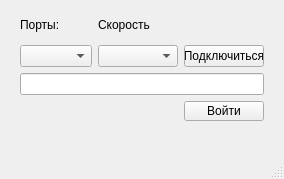
<?xml version="1.0" encoding="UTF-8"?>
<ui version="4.0">
 <class>ConnectWindow</class>
 <widget class="QMainWindow" name="ConnectWindow">
  <property name="geometry">
   <rect>
    <x>0</x>
    <y>0</y>
    <width>284</width>
    <height>179</height>
   </rect>
  </property>
  <property name="sizePolicy">
   <sizepolicy hsizetype="Fixed" vsizetype="Preferred">
    <horstretch>0</horstretch>
    <verstretch>0</verstretch>
   </sizepolicy>
  </property>
  <property name="windowTitle">
   <string>MainWindow</string>
  </property>
  <property name="windowIcon">
   <iconset>
    <normaloff>logo.JPG</normaloff>logo.JPG</iconset>
  </property>
  <widget class="QWidget" name="centralwidget">
   <widget class="QWidget" name="layoutWidget">
    <property name="geometry">
     <rect>
      <x>20</x>
      <y>10</y>
      <width>244</width>
      <height>128</height>
     </rect>
    </property>
    <layout class="QVBoxLayout" name="verticalLayout">
     <item>
      <layout class="QGridLayout" name="gridLayout">
       <item row="0" column="3" colspan="2">
        <spacer name="horizontalSpacer_2">
         <property name="orientation">
          <enum>Qt::Horizontal</enum>
         </property>
         <property name="sizeHint" stdset="0">
          <size>
           <width>88</width>
           <height>17</height>
          </size>
         </property>
        </spacer>
       </item>
       <item row="1" column="0">
        <widget class="QComboBox" name="portNameComboBox"/>
       </item>
       <item row="1" column="1" colspan="3">
        <widget class="QComboBox" name="baudRateComboBox"/>
       </item>
       <item row="1" column="4">
        <widget class="QPushButton" name="connectBtn">
         <property name="text">
          <string>Подключиться</string>
         </property>
        </widget>
       </item>
       <item row="0" column="0">
        <widget class="QLabel" name="comsLabel">
         <property name="text">
          <string>Порты:</string>
         </property>
        </widget>
       </item>
       <item row="0" column="1" colspan="2">
        <widget class="QLabel" name="baudRateLabel">
         <property name="text">
          <string>Скорость</string>
         </property>
        </widget>
       </item>
      </layout>
     </item>
     <item>
      <widget class="QLineEdit" name="password"/>
     </item>
     <item>
      <layout class="QHBoxLayout" name="LogInLayout">
       <property name="spacing">
        <number>6</number>
       </property>
       <property name="sizeConstraint">
        <enum>QLayout::SetDefaultConstraint</enum>
       </property>
       <property name="bottomMargin">
        <number>17</number>
       </property>
       <item>
        <spacer name="horizontalSpacer">
         <property name="orientation">
          <enum>Qt::Horizontal</enum>
         </property>
         <property name="sizeHint" stdset="0">
          <size>
           <width>40</width>
           <height>20</height>
          </size>
         </property>
        </spacer>
       </item>
       <item>
        <widget class="QPushButton" name="logInBtn">
         <property name="maximumSize">
          <size>
           <width>16777215</width>
           <height>20</height>
          </size>
         </property>
         <property name="text">
          <string>Войти</string>
         </property>
        </widget>
       </item>
      </layout>
     </item>
    </layout>
   </widget>
  </widget>
  <widget class="QMenuBar" name="menubar">
   <property name="geometry">
    <rect>
     <x>0</x>
     <y>0</y>
     <width>284</width>
     <height>21</height>
    </rect>
   </property>
  </widget>
  <widget class="QStatusBar" name="statusbar"/>
 </widget>
 <resources/>
 <connections/>
</ui>
